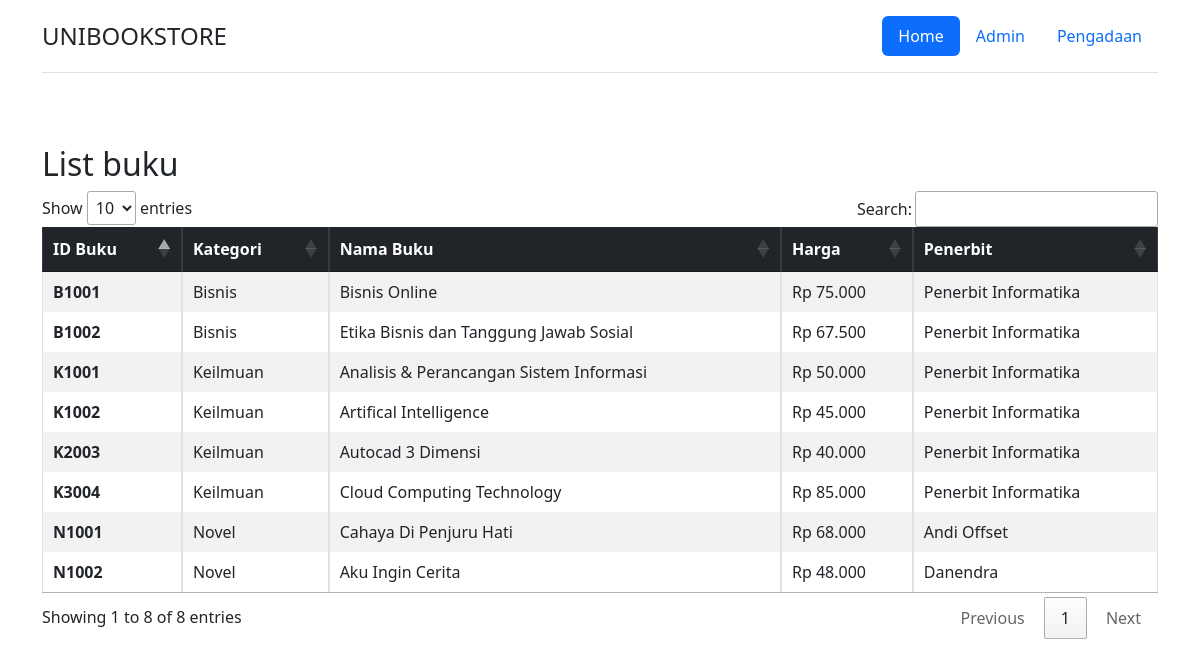
The page / on the database its author committed.
### tables this page shows
CREATE TABLE `t_buku` (
  `Id_buku` varchar(5) NOT NULL,
  `Kategori` enum('Keilmuan','Bisnis','Novel') DEFAULT NULL,
  `Nama_Buku` text NOT NULL,
  `Harga` int(11) NOT NULL,
  `Stok` int(11) NOT NULL,
  `id_penerbit` varchar(5) NOT NULL,
  PRIMARY KEY (`Id_buku`),
  KEY `id_penerbit` (`id_penerbit`),
  CONSTRAINT `t_buku_ibfk_1` FOREIGN KEY (`id_penerbit`) REFERENCES `t_penerbit` (`id_penerbit`) ON DELETE CASCADE ON UPDATE CASCADE
);

### class.php (the view, shortened to what this page needs)
<?php
function dbconnect()
{
    global $config;
    $db = new mysqli($config['database_host'], $config['database_user'], $config['database_pass'], $config['database_name']);
    return $db;
}
function home()
{
    $db = dbconnect();
    if ($db->connect_errno == 0) {
        $sql = 'SELECT `t_buku`.*, `t_penerbit`.* FROM `t_buku` LEFT JOIN `t_penerbit` ON `t_buku`.`id_penerbit` = `t_penerbit`.`id_penerbit`';
        $res = $db->query($sql);
        if (mysqli_num_rows($res) >= 1) {
            $data = $res->fetch_all(MYSQLI_ASSOC);
        } else {
            $data = array('Id_buku' => '', 'Kategori' => '', 'Nama Buku' => '', 'Harga' => '', 'Stok' => '', 'id_penerbit' => '', 'Nama' => '', 'Alamat' => '', 'Kota' => '', 'Telepon' => '');
        }
        return $data;
    }
}
function out($data)
{
    echo htmlspecialchars($data);
}

### index.php (shortened to what this page needs)
<?php
$config = [];
$config['database_host'] = '127.0.0.1';
$config['database_name'] = 'data';
$config['database_user'] = 'root';
$config['database_pass'] = 'root';
$config['base_url'] = 'https://localhost';
$config['minimal']  = 10;
include 'class.php';
if (!empty($_GET['p'])) {
    $url = $_GET['p'];
} else {
    $url = '';
}
$edb = dbconnect();
if ($edb->connect_errno == 0) {
    if ($url == '' or $url == 'home') {
        include 'view/home.php';
    } elseif ($url == 'admin') {
        include 'view/admin.php';
    } elseif ($url == 'pengadaan') {
        include 'view/pengadaan.php';
    } else {
        echo "not Found 404";
        redirect('');
    }
} else {
    echo '<center><h1 style="background-color:Tomato;">koneksi ke database error<br><u>' . $edb->connect_error . '</u><br>Harap cek kembali konfigurasi untuk database</h1></center>';
}

### view/home.php (shortened to what this page needs)
<!doctype html>
<html lang="id">
<head>
    <link href="https://cdn.jsdelivr.net/npm/bootstrap@5.3.0-alpha1/dist/css/bootstrap.min.css" rel="stylesheet">
    <link href='https://cdn.datatables.net/1.12.1/css/jquery.dataTables.min.css' rel='stylesheet' type='text/css'>
    <link href='https://cdn.datatables.net/buttons/2.2.3/css/buttons.dataTables.min.css' rel='stylesheet' type='text/css'>
</head>
<body>
    <div class="container">
        <header class="d-flex flex-wrap justify-content-center py-3 mb-4 border-bottom">
            <a href="<?php echo $config['base_url']; ?>/" class="d-flex align-items-center mb-3 mb-md-0 me-md-auto text-dark text-decoration-none">
                <span class="fs-4">UNIBOOKSTORE</span>
            </a>
            <ul class="nav nav-pills">
                <li class="nav-item"><a href="<?php echo $config['base_url']; ?>/" class="nav-link active" aria-current="page">Home</a></li>
                <li class="nav-item"><a href="<?php echo $config['base_url']; ?>?p=admin" class="nav-link">Admin</a></li>
                <li class="nav-item"><a href="<?php echo $config['base_url']; ?>?p=pengadaan" class="nav-link">Pengadaan</a></li>
            </ul>
        </header>
    </div>
    <div class="container">
        <br><br>
        <h2>List buku</h2>
        <table id='thome' class="table table-bordered table-striped">
            <thead class="table-dark">
                <tr>
                    <th scope="col">ID Buku</th>
                    <th scope="col">Kategori</th>
                    <th scope="col">Nama Buku</th>
                    <th scope="col">Harga</th>
                    <th scope="col">Penerbit</th>
                </tr>
            </thead>
            <tbody>
                <?php
                foreach (home() as $dhome) {
                ?>
                    <tr>
                        <th scope="row"><?php out($dhome['Id_buku']); ?></th>
                        <td><?php out($dhome['Kategori']); ?></td>
                        <td><?php out($dhome['Nama_Buku']); ?></td>
                        <td><?php out(rp($dhome['Harga'])); ?></td>
                        <td><?php out($dhome['Nama']); ?></td>
                    </tr>
                <?php } ?>
            </tbody>
        </table>
    </div>
</body>
</html>

### rows shown on the page
t_buku: Id_buku "B1001 Bisnis Bisnis Online Rp 75.000 Penerbit Informatika"
t_buku: Id_buku "B1002 Bisnis Etika Bisnis dan Tanggung Jawab Sosial Rp 67.500 Penerbit Informatika"
t_buku: Id_buku "K1001 Keilmuan Analisis & Perancangan Sistem Informasi Rp 50.000 Penerbit Informatika"
t_buku: Id_buku "K1002 Keilmuan Artifical Intelligence Rp 45.000 Penerbit Informatika"
t_buku: Id_buku "K2003 Keilmuan Autocad 3 Dimensi Rp 40.000 Penerbit Informatika"
t_buku: Id_buku "K3004 Keilmuan Cloud Computing Technology Rp 85.000 Penerbit Informatika"
t_buku: Id_buku "N1001 Novel Cahaya Di Penjuru Hati Rp 68.000 Andi Offset"
t_buku: Id_buku "N1002 Novel Aku Ingin Cerita Rp 48.000 Danendra"
